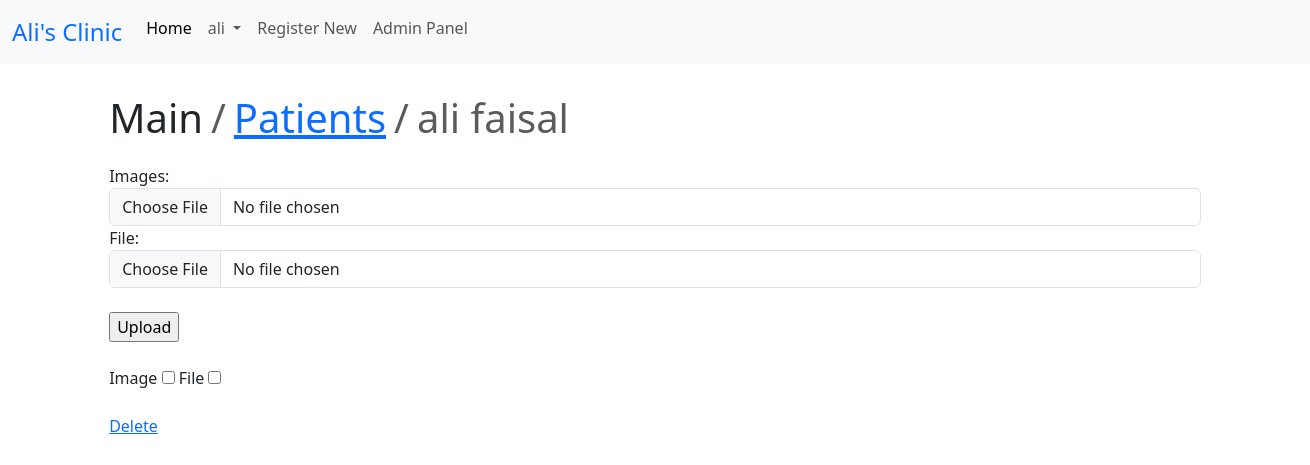
/patients/1/1/edit_media/ (signed in), run on an earlier commit of the app's database.
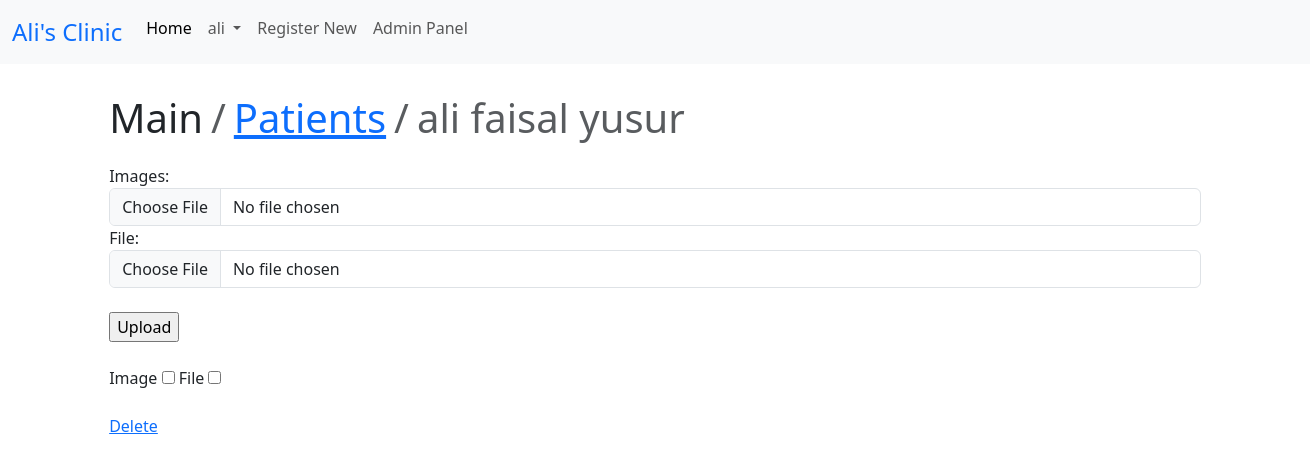
And on a later commit of the database.
### home/models.py (models this page shows, shortened)
class Photo(models.Model):
    images=models.ImageField(upload_to="photos/%Y/%m/%d",null=True)
    file=models.FileField(upload_to='pdfs/%Y/%m/%d',null=True)
    patient=models.ForeignKey(Patients,related_name='files',on_delete=models.CASCADE)
    visit=models.ForeignKey(Visit,related_name='files',null=True,on_delete=models.CASCADE)
    add_at=models.DateField(default=strftime("%Y-%m-%d"))

class Patients(models.Model):
    name=models.CharField(max_length=150,unique=True)
    age=models.IntegerField(null=True)
    gender=models.CharField(max_length=50)
    address=models.CharField(max_length=150,null=True)
    visits=models.PositiveIntegerField(default=0)
    visit_date=models.DateField(default=strftime("%Y-%m-%d"),null=True)

### home/views.py (the view, shortened to what this page needs)
# urls.py: path('patients/<int:patient_id>/<int:photo_id>/edit_media/',views.Edit_media.as_view(),name='edit_media'),
class Edit_media(UpdateView):
    model=Photo
    form_class=Media_form
    pk_url_kwarg='photo_id'
    context_object_name="photo"
    template_name="home/edit_media.html"

### home/forms.py
class Media_form(forms.ModelForm):
    images=forms.ImageField(widget=forms.FileInput(),required=False)
    file=forms.FileField(widget=forms.FileInput(),required=False)
    class Meta:
        model=Photo
        fields=[
            'images','file'
        ]

### templates/home/edit_media.html (shortened to what this page needs)
{%extends 'index.html'%}
{%block breadcrumb%}
<div class="col-12 offset-1 mt-4">
    <ol class="breadcrumb">
        <li class="breadcrumb-item fs-1">Main</li>
        <li class="breadcrumb-item fs-1"><a href="{%url 'patients'%}">Patients</a></li>
        <li class="breadcrumb-item fs-1 active">{{photo.patient.name}}</li>
    </ol>
</div>
{%endblock%}
{%block content%}
        <div class="col-10 offset-1">
            <form action="" method="post" enctype="multipart/form-data">
                {%include 'home/form.html'%}
                <br>
                <input type="submit" value="Upload" name="submit" onclick="edit()"><br><br>
                Image <input type="checkbox" name="image1" id="image1" value="image">
                File <input type="checkbox" name="file" id="file1" value="file"><br><br>
            <a id="link1" href="{%url 'delete_media' photo.patient.id photo.id%}" onclick="myfun()">Delete</a>
        </form>
        </div>
{%endblock%}

### templates/home/form.html (shortened to what this page needs)
{%load widget_tweaks%}
{%for field in form%}
<div class="form-group">
{{field.label_tag}}
{%if form.is_bound%}
{%if field.errors%}
{% render_field field class="form-control is-invalid"%}
{%for error in field.errors%}
<div class="invalid-feedback">
    {{error}}
</div>
{%endfor%}
{%else%}
{% render_field field class="form-control is-valid"%}
{%endif%}
{%else%}
{% render_field field class="form-control"%}
{%endif%}
</div>
{%endfor%}

What changed in the data, as far as the page shows it:
changed Photo: patient.name "ali faisal" → "ali faisal yusur"
